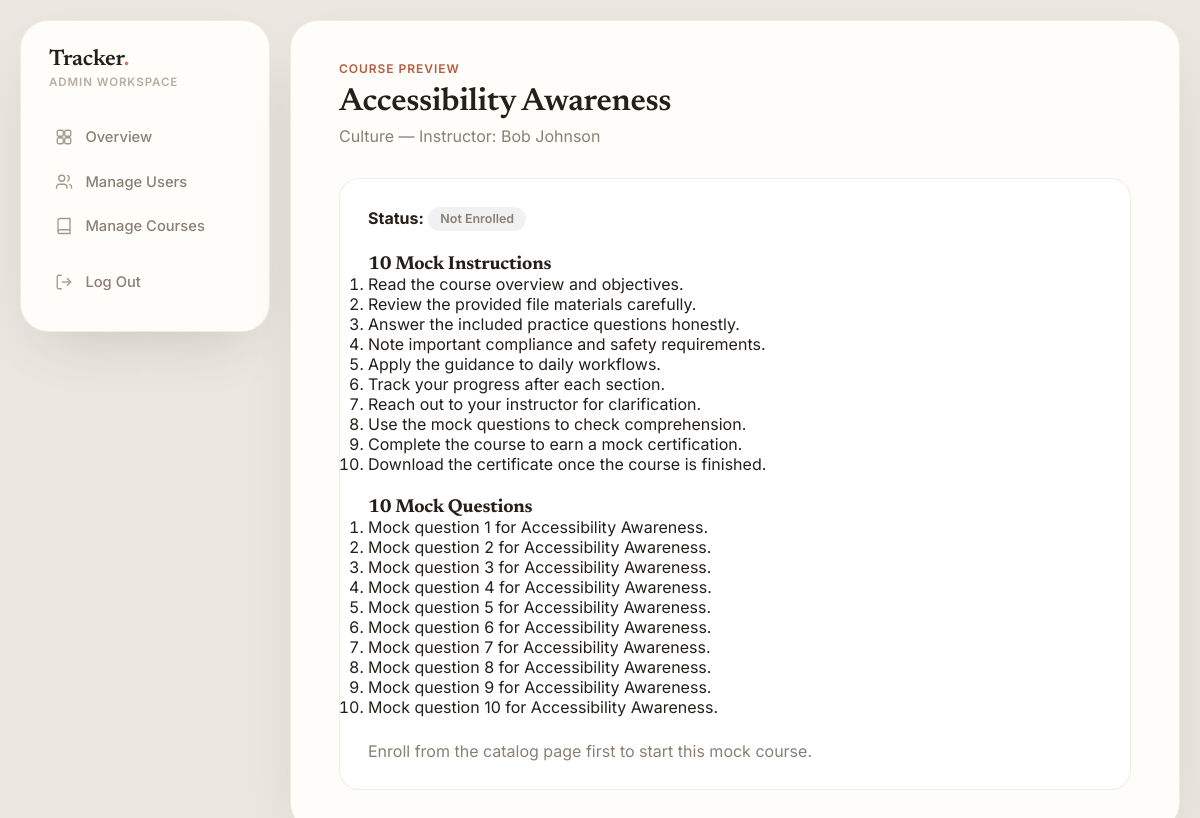
/employee/course_detail.php?id=10 (signed in), run on the app's committed database.
### tables this page shows
CREATE TABLE COURSE (
    CourseID INT AUTO_INCREMENT PRIMARY KEY,
    InstructorID INT,
    Title VARCHAR(150) NOT NULL,
    Category VARCHAR(100),
    CourseFile VARCHAR(255),
    FOREIGN KEY (InstructorID) REFERENCES INSTRUCTOR(InstructorID) ON DELETE SET NULL
);

CREATE TABLE INSTRUCTOR (
    InstructorID INT AUTO_INCREMENT PRIMARY KEY,
    Name VARCHAR(100) NOT NULL,
    Expertise VARCHAR(100) NOT NULL,
    Type ENUM('Internal', 'External') NOT NULL
);

### employee/course_detail.php (the view, shortened to what this page needs)
<?php
require '../config/db.php';
$userId = $_SESSION['user_id'];
$id = (int) ($_GET['id'] ?? 0);
$stmt = $pdo->prepare('SELECT c.CourseID, c.Title, c.Category, c.CourseFile, i.Name AS InstructorName, e.Status AS EnrollmentStatus, cert.IssueDate, cert.ExpirationDate
    FROM COURSE c
    LEFT JOIN INSTRUCTOR i ON c.InstructorID = i.InstructorID
    LEFT JOIN COURSE_ENROLLMENT e ON c.CourseID = e.CourseID AND e.EmployeeID = ?
    LEFT JOIN CERTIFICATION cert ON c.CourseID = cert.CourseID AND cert.EmployeeID = ?
    WHERE c.CourseID = ?
');
$stmt->execute([$userId, $userId, $id]);
$course = $stmt->fetch();
$instructions = [
    'Read the course overview and objectives.',
    'Review the provided file materials carefully.',
    'Answer the included practice questions honestly.',
    'Note important compliance and safety requirements.',
    'Apply the guidance to daily workflows.',
    'Track your progress after each section.',
    'Reach out to your instructor for clarification.',
    'Use the mock questions to check comprehension.',
    'Complete the course to earn a mock certification.',
    'Download the certificate once the course is finished.'
];
require '../includes/header.php';
?>
<div class="eyebrow">Course Preview</div>
<h1><?= htmlspecialchars($course['Title']) ?></h1>
<p class="page-subtitle"><?= htmlspecialchars($course['Category'] ?? 'General training') ?> — Instructor: <?= htmlspecialchars($course['InstructorName'] ?? 'Unassigned') ?></p>
<div class="card">
    <div class="card-row">
        <div>
            <strong>Status:</strong>
            <?php if ($course['EnrollmentStatus'] === 'Completed'): ?>
                <span class="badge valid">Completed</span>
            <?php elseif ($course['EnrollmentStatus'] === 'In Progress'): ?>
                <span class="badge neutral">In Progress</span>
            <?php else: ?>
                <span class="badge neutral">Not Enrolled</span>
            <?php endif; ?>
        </div>
    </div>
    <div style="margin-top:1.5rem;">
        <h3>10 Mock Instructions</h3>
        <ol>
            <?php foreach ($instructions as $instruction): ?>
                <li><?= htmlspecialchars($instruction) ?></li>
            <?php endforeach; ?>
        </ol>
    </div>
    <div style="margin-top:1.5rem;">
        <h3>10 Mock Questions</h3>
        <ol>
            <?php for ($i = 1; $i <= 10; $i++): ?>
                <li>Mock question <?= $i ?> for <?= htmlspecialchars($course['Title']) ?>.</li>
            <?php endfor; ?>
        </ol>
    </div>
    <?php if ($course['EnrollmentStatus'] === 'In Progress'): ?>
        <form method="POST" style="margin-top: 1.5rem;">
            <input type="hidden" name="action" value="complete_course">
            <button type="submit" class="btn">Complete Course and Issue Certificate</button>
        </form>
    <?php elseif ($course['EnrollmentStatus'] !== 'Completed'): ?>
        <p style="margin-top:1.5rem; color: var(--ink-soft);">Enroll from the catalog page first to start this mock course.</p>
    <?php endif; ?>
</div>
<?php require '../includes/footer.php'; ?>

### assets/css/style.css (style rules this page uses)
:root { --canvas: #ebe7e0; --surface: #fffdfa; --surface-raised: #ffffff; --border: rgba(37, 30, 24, 0.08); --ink: #241f1a; --ink-soft: #8a7f74; --ink-faint: #b7ada2; --radius-xl: 28px; --radius-lg: 20px; --radius-md: 14px; --radius-sm: 10px; --shadow-shell: 0 24px 60px -28px rgba(36, 31, 26, 0.22); --shadow-pop: 0 12px 28px -14px rgba(36, 31, 26, 0.28); --status-valid: #3a8f5d; --status-valid-soft: rgba(58, 143, 93, 0.12); --status-warning: #c07f21; --status-warning-soft: rgba(192, 127, 33, 0.13); --status-expired: #c14f3f; --status-expired-soft: rgba(193, 79, 63, 0.12); --accent: #4f8f68; --accent-2: #396f4f; --accent-soft: rgba(79, 143, 104, 0.12); }
body[data-role="Admin"] { --accent: #d97757; --accent-2: #b85c3f; --accent-soft: rgba(217, 119, 87, 0.13); }
* { margin: 0; padding: 0; box-sizing: border-box; }
body { font-family: 'Inter', system-ui, -apple-system, "Segoe UI", sans-serif; background: var(--canvas); color: var(--ink); min-height: 100vh; }
h1, h2, h3, .brand { font-family: 'Newsreader', Georgia, serif; letter-spacing: -0.01em; }
.eyebrow { font-family: 'Inter', sans-serif; font-size: 0.75rem; font-weight: 600; letter-spacing: 0.08em; text-transform: uppercase; color: var(--accent-2); margin-bottom: 0.6rem; }
h1 { font-size: 2rem; font-weight: 600; margin-bottom: 0.5rem; }
.page-subtitle { color: var(--ink-soft); margin-bottom: 2rem; }
.card { background: var(--surface-raised); border: 1px solid var(--border); border-radius: var(--radius-lg); padding: 1.75rem; }
.card-row { display: flex; justify-content: space-between; align-items: center; margin-bottom: 1.25rem; gap: 1rem; }
.badge { display: inline-block; padding: 0.3rem 0.75rem; border-radius: 999px; font-size: 0.78rem; font-weight: 600; }
.badge.neutral { background: rgba(37, 30, 24, 0.06); color: var(--ink-soft); }

### data on the page
course: Title "Accessibility Awareness", Category "Culture", InstructorID.Name "Bob Johnson"

### other printed values
$role "ADMIN"
$instruction "Read the course overview and objectives."
$instruction "Review the provided file materials carefully."
$instruction "Answer the included practice questions honestly."
$instruction "Note important compliance and safety requirements."
$instruction "Apply the guidance to daily workflows."
$instruction "Track your progress after each section."
$instruction "Reach out to your instructor for clarification."
$instruction "Use the mock questions to check comprehension."
$instruction "Complete the course to earn a mock certification."
$instruction "Download the certificate once the course is finished."
